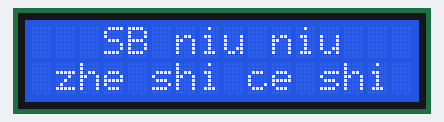
The sketch below on a simulated Arduino Uno, built with avr-gcc and run on an emulated ATmega328P. On the bench: 16×2 character LCD. Wiring (inferred from the names in the program): character LCD (HD44780): RS pin 12; R/W pin 11; E pin 2; data pin 3, pin 4, pin 5, pin 6, pin 7, pin 8, pin 9, pin 10.

Above: at 0.3 s.
At 5.3 s:
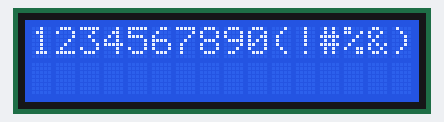
At 6.3 s:
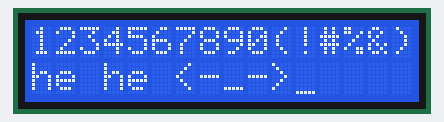

The sketch:

LCD.ino
```cpp
//8位接法
//接口说明：
//1、两组电源 一组是模块的电源 一组是背光板的电源 一般均使用5V供电。本次试验背光使用3.3V供电也可以工作。
//2、VL是调节对比度的引脚，串联不大于5KΩ的电位器进行调节。本次实验使用1KΩ的电阻来设定对比度。其连接分高电位与低电位接法，本次使用低电位接法，串联1KΩ电阻后接GND。
//注意：不同液晶的对比度电阻是不同的，最好是接一个电位器进行测试，本次实验使用的1KΩ电阻在其他液晶上不一定正确。
//3、RS 是很多液晶上都有的引脚 是命令/数据选择引脚 该脚电平为高时表示将进行数据操作；为低时表示进行命令操作。
//4、RW 也是很多液晶上都有的引脚 是读写选择端 该脚电平为高是表示要对液晶进行读操作；为低时表示要进行写操作。
//5、E 同样很多液晶模块有此引脚 通常在总线上信号稳定后给一正脉冲通知把数据读走，在此脚为高电平的时候总线不允许变化。
//6、D0—D7 8 位双向并行总线，用来传送命令和数据。
//7、BLA是背光源正极，BLK是背光源负极。

//尼玛 这个是RS
int DI = 12;
int RW = 11;

int Enable = 2;

//这里是D0 - D7
int DB[] = {3, 4, 5, 6, 7, 8, 9, 10};//使用数组来定义总线需要的管脚

void LcdCommandWrite(int value) {
  // 定义所有引脚
  int i = 0;
  for (i = DB[0]; i <= DI; i++) //总线赋值
  {
    digitalWrite(i, value & 01); //因为1602液晶信号识别是D7-D0(不是D0-D7)，这里是用来反转信号。
    value >>= 1;
  }

  //输出一个高脉冲
  digitalWrite(Enable, LOW);
  delayMicroseconds(1);
  digitalWrite(Enable, HIGH);
  delayMicroseconds(1);
  digitalWrite(Enable, LOW);
  delayMicroseconds(1);
}

void LcdDataWrite(int value) {
  // 定义所有引脚
  int i = 0;
  digitalWrite(DI, HIGH);
  digitalWrite(RW, LOW);
  for (i = DB[0]; i <= DB[7]; i++) {
    digitalWrite(i, value & 01);
    value >>= 1;
  }

  //输出一个高脉冲
  digitalWrite(Enable, LOW);
  delayMicroseconds(1);
  digitalWrite(Enable, HIGH);
  delayMicroseconds(1);
  digitalWrite(Enable, LOW);
  delayMicroseconds(1);
}

void setup (void) {
  int i = 0;
  for (i = Enable; i <= DI; i++) {
    pinMode(i, OUTPUT);
  }
  delay(100);
  // 短暂的停顿后初始化LCD
  // 用于LCD控制需要

  //##功能设置，采用8位方式的数据传输

  LcdCommandWrite(0x38); // 设置为8-bit接口，2行显示，5x7文字大小
  delay(64);
  //  LcdCommandWrite(0x38);
  //  delay(50);
  //  LcdCommandWrite(0x38);
  //  delay(20);


  //##设置输入模式，显示的字符不动，光标右移，AC+1
  LcdCommandWrite(0x06); // 输入方式设定
  // 自动增量，没有显示移位
  delay(20);
  LcdCommandWrite(0x0E); // 显示设置
  // 开启显示屏，光标显示，无闪烁
  delay(20);
  LcdCommandWrite(0x01); // 屏幕清空，光标位置归零
  //delay(100);
  //LcdCommandWrite(0x80); // 显示设置

  delay(20);
}
void loop (void) {
  LcdCommandWrite(0x01); // 屏幕清空，光标位置归零
  delay(10);
  LcdCommandWrite(0x80 + 3);
  delay(10);
  // 写入欢迎信息
  LcdDataWrite('S');
  LcdDataWrite('B');
  LcdDataWrite(' ');
  LcdDataWrite('n');
  LcdDataWrite('i');
  LcdDataWrite('u');
  LcdDataWrite(' ');
  LcdDataWrite('n');
  LcdDataWrite('i');
  LcdDataWrite('u');

  delay(10);
  LcdCommandWrite(0xc0 + 1); // 定义光标位置为第二行第二个位置
  delay(10);
  LcdDataWrite('z');
  LcdDataWrite('h');
  LcdDataWrite('e');
  LcdDataWrite(' ');
  LcdDataWrite('s');
  LcdDataWrite('h');
  LcdDataWrite('i');
  LcdDataWrite(' ');
  LcdDataWrite('c');
  LcdDataWrite('e');
  LcdDataWrite(' ');
  LcdDataWrite('s');
  LcdDataWrite('h');
  LcdDataWrite('i');
  LcdDataWrite(' ');

  delay(5000);
  LcdCommandWrite(0x01); // 屏幕清空，光标位置归零
  delay(10);
  LcdDataWrite('1');
  LcdDataWrite('2');
  LcdDataWrite('3');
  LcdDataWrite('4');
  LcdDataWrite('5');
  LcdDataWrite('6');
  LcdDataWrite('7');
  LcdDataWrite('8');
  LcdDataWrite('9');
  LcdDataWrite('0');
  LcdDataWrite('(');
  LcdDataWrite('!');
  LcdDataWrite('#');
  LcdDataWrite('%');
  LcdDataWrite('&');
  LcdDataWrite(')');

  delay(1000);
  LcdCommandWrite(0xc0); // 定义光标位置为第二行第二个位置
  delay(10);
  //显示一下温度看
  LcdDataWrite('h');
  LcdDataWrite('e');
  LcdDataWrite(' ');
  LcdDataWrite('h');
  LcdDataWrite('e');
  LcdDataWrite(' ');
  LcdDataWrite('<');
  LcdDataWrite('-');
  LcdDataWrite('_');
  LcdDataWrite('-');
  LcdDataWrite('>');

  delay(3000);
}
```

Measured:
- by itself, everything shown: repeats every 9.1 s, in 6 steps
- what the display in image 0 shows lasts 5.0 s, from 0.3 s to 5.3 s
- what the display in image 2 shows lasts 3.0 s, from 6.3 s to 9.3 s
